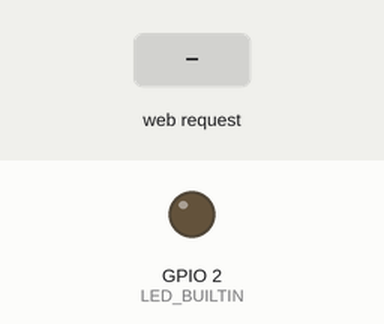
A sketch run on a simulated ESP8266 (NodeMCU). Parts: output pins drawn as LEDs (lit = HIGH, except the on-board LED, lit = LOW). The inputs (shaded band) are chosen by the test bench. What the sketch prints to the serial monitor is not drawn.

Above: at 2.2 s.
2.3 s: HTTP request GET /LEDON received
At 2.7 s:
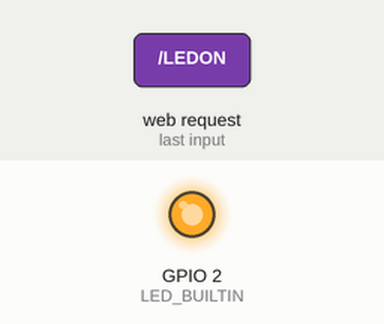
3.8 s: HTTP request GET /LEDOff received
At 5.0 s:
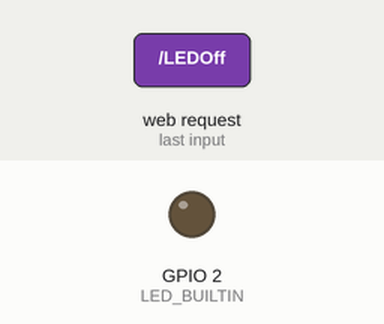
Timing chart, 0 to 6.8 s (numbered marks = the images above; inputs shaded):
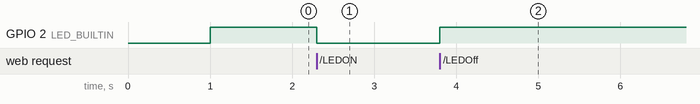

Measured:
- after the input at 2.3 s, GPIO 2 (LED_BUILTIN): HIGH → LOW at once
- after the input at 3.8 s, GPIO 2 (LED_BUILTIN): LOW → HIGH at once

The sketch:

ESP_as_AksesPoint.ino
```cpp
/* Create a WiFi access point and provide a web server on it. */
#include <ESP8266WiFi.h>
//#include <WiFiClient.h>
#include <ESP8266WebServer.h>

#define APSSID "SEGO"
#define APPSK  "12345678"

bool state = 0;

ESP8266WebServer server(80);
/* Just a little test message.  Go to http://192.168.4.1 in a web browser
   connected to this access point to see it.
*/
void setup() {
  delay(1000);
  Serial.begin(115200);
  Serial.println();
  /* You can remove the password parameter if you want the AP to be open. */
  WiFi.softAP(APSSID, APPSK);

  IPAddress myIP = WiFi.softAPIP();
  Serial.print("AP IP address: ");
  Serial.println(myIP);
  server.on("/", response);
  server.on("/LEDON", handleLedOn);
  server.on("/LEDOff", handleLedOff);

  server.begin();
  Serial.println("HTTP server started");

  pinMode(LED_BUILTIN, OUTPUT);
  digitalWrite(LED_BUILTIN, HIGH);
}

void loop() {
  server.handleClient();
  //  digitalWrite(LED_BUILTIN, HIGH);
  //  delay(5000);
  //  digitalWrite(LED_BUILTIN, LOW);
  //  delay(500);
}

void response()
{
  String htmlRes = "<!DOCTYPE html><head><title>Mas Joni</title><meta name = \"viewport\" content = \"width=device-width, intitial-sclae=1\" /></head>"
  "<div class=\"rainbow-text\" style=\"text-align: center;\"> <span class=\"block-line\"><span><span style=\"color:#ff0000;\">C</span><span style=\"color:#cc0000;\">O</span><span style=\"color:#990000;\">N</span><span style=\"color:#660000;\">T</span><span style=\"color:#330000;\">R</span><span style=\"color:#000000;\">O</span><span style=\"color:#003300;\">L&nbsp;</span></span><span><span style=\"color:#006600;\">L</span><span style=\"color:#009900;\">E</span><span style=\"color:#00cc00;\">D</span></span></span> </div>"
  "<big>LED CONDITION = </big>";
  if (state)
    htmlRes += "<b><span style=\"color:Red;\">ON</b></span><br/>\n";
  else
    htmlRes += "<b>OFF</b><br/>\n";

  htmlRes += "<a href=\"LEDON\"><button style=\"display: block; color: red; width: 100%;\"><b>ON</b></button></a><br/>"
  "<a href=\"LEDOff\"><button style=\"display: block; color: brown; width: 100%;\"><b>OFF</b></button></a><br/>";
  htmlRes += "</html>";

  server.send(200, "text/html", htmlRes);
}
void handleLedOn() {
  digitalWrite(LED_BUILTIN, LOW);
  state = 1;
  response();
}

void handleLedOff() {
  digitalWrite(LED_BUILTIN, HIGH);
  state = 0;
  response();
}
```
